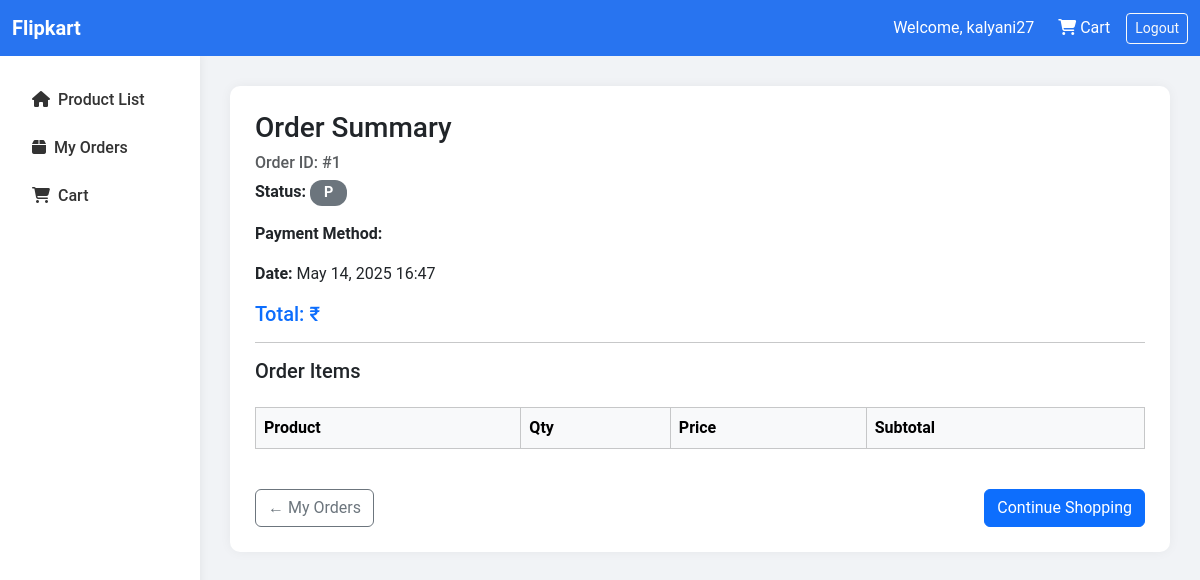
/order-summary/1/ (signed in), run on the app's committed database.
### customer/models.py (models this page shows, shortened)
class User(AbstractUser):
    USER_TYPE_CHOICES = (
        (1, 'Customer'),
        (2, 'Seller'),
        (3, 'Admin')
    )
    user_type = models.PositiveSmallIntegerField(choices=USER_TYPE_CHOICES, default=1)
    phone = models.CharField(max_length=15, blank=True)
    address = models.TextField(blank=True)

class Order(models.Model):
    STATUS_CHOICES = [
        ('P', 'Pending'),
        ('S', 'Shipped'),
        ('D', 'Delivered'),
        ('R', 'Returned'),
        ('C', 'Cancelled'),
    ]
    REFUND_STATUS_CHOICES = [
        ('N', 'No Refund'),
        ('P', 'Pending Refund'),
        ('C', 'Refunded'),
    ]
    user = models.ForeignKey(User, on_delete=models.CASCADE)
    status = models.CharField(max_length=1, choices=STATUS_CHOICES, default='P')
    refund_status = models.CharField(max_length=1, choices=REFUND_STATUS_CHOICES, default='N')
    return_requested = models.BooleanField(default=False)
    return_reason = models.TextField(blank=True, null=True)
    total = models.DecimalField(max_digits=10, decimal_places=2, default=0)
    created_at = models.DateTimeField(auto_now_add=True)

### customer/views.py (the view)
# urls.py: path('order-summary/<int:order_id>/', views.order_summary, name='order_summary'),
def order_summary(request, order_id):
    order = get_object_or_404(Order, id=order_id)
    return render(request, 'customer/order_summary.html', {'order': order})

### customer/templates/customer/order_summary.html (shortened to what this page needs)
{% load static %}
<!DOCTYPE html>
<html lang="en">
<head>
    <link href="https://cdn.jsdelivr.net/npm/bootstrap@5.3.3/dist/css/bootstrap.min.css" rel="stylesheet">
    <link rel="stylesheet" href="https://cdnjs.cloudflare.com/ajax/libs/font-awesome/6.5.0/css/all.min.css">
</head>
<body>
<nav class="navbar navbar-expand-lg">
    <div class="container-fluid">
        <a class="navbar-brand fw-bold" href="{% url 'product_list' %}">Flipkart</a>
        <div class="d-flex ms-auto align-items-center">
            <span class="username me-4">Welcome, {{ request.user.username }}</span>
            <a class="nav-link me-3" href="{% url 'cart' %}"><i class="fas fa-shopping-cart"></i> Cart</a>
            <a class="btn btn-outline-light btn-sm" href="{% url 'logout' %}">Logout</a>
        </div>
    </div>
</nav>
<div class="container-fluid">
    <div class="row">
        <div class="col-md-2 sidebar">
            <a href="{% url 'product_list' %}"><i class="fas fa-home me-2"></i>Product List</a>
            <a href="{% url 'my_orders' %}"><i class="fas fa-box me-2"></i>My Orders</a>
            <a href="{% url 'cart' %}"><i class="fas fa-shopping-cart me-2"></i>Cart</a>
        </div>
        <div class="col-md-10 content">
            <div class="order-card">
                <h3 class="mb-2">Order Summary</h3>
                <h6 class="text-muted">Order ID: #{{ order.id }}</h6>
                <p><strong>Status:</strong>
                    <span class="badge badge-status
                        {% if order.status == 'Delivered' %} bg-success
                        {% elif order.status == 'Shipped' %} bg-info
                        {% elif order.status == 'Pending' %} bg-warning text-dark
                        {% else %} bg-secondary
                        {% endif %}
                    ">{{ order.status }}</span>
                </p>
                <p><strong>Payment Method:</strong> {{ order.payment_method }}</p>
                <p><strong>Date:</strong> {{ order.created_at|date:"M d, Y H:i" }}</p>
                <h5 class="mt-3 text-primary">Total: ₹{{ order.total_price|floatformat:2 }}</h5>
                <hr>
                <h5>Order Items</h5>
                <div class="table-responsive">
                    <table class="table table-bordered mt-3">
                        <thead class="table-light">
                            <tr>
                                <th>Product</th>
                                <th>Qty</th>
                                <th>Price</th>
                                <th>Subtotal</th>
                            </tr>
                        </thead>
                    </table>
                </div>
                <div class="d-flex justify-content-between mt-4">
                    <a href="{% url 'my_orders' %}" class="btn btn-outline-secondary">← My Orders</a>
                    <a href="{% url 'product_list' %}" class="btn btn-primary">Continue Shopping</a>
                </div>
            </div>
        </div>
    </div>
</div>
</body>
</html>

### customer/templates/customer/order_summary.html (style rules this page uses)
body { background-color: #f1f3f6; font-family: 'Roboto', sans-serif; }
.navbar { background-color: #2874f0; }
.navbar-brand, .nav-link, .username { color: white !important; }
.sidebar { background-color: white; height: 100vh; padding-top: 20px; box-shadow: 2px 0 8px rgba(0,0,0,0.05); }
.sidebar a { display: block; padding: 12px 20px; color: #333; text-decoration: none; font-weight: 500; }
.content { padding: 30px; }
.order-card { background-color: white; border-radius: 10px; padding: 25px; box-shadow: 0 0 12px rgba(0,0,0,0.05); }
.badge-status { font-size: 0.9rem; padding: 6px 14px; border-radius: 12px; }

### data on the page
User: user.username "kalyani27"
Order: id "1", status "P", created_at "May 14, 2025 16:47"
